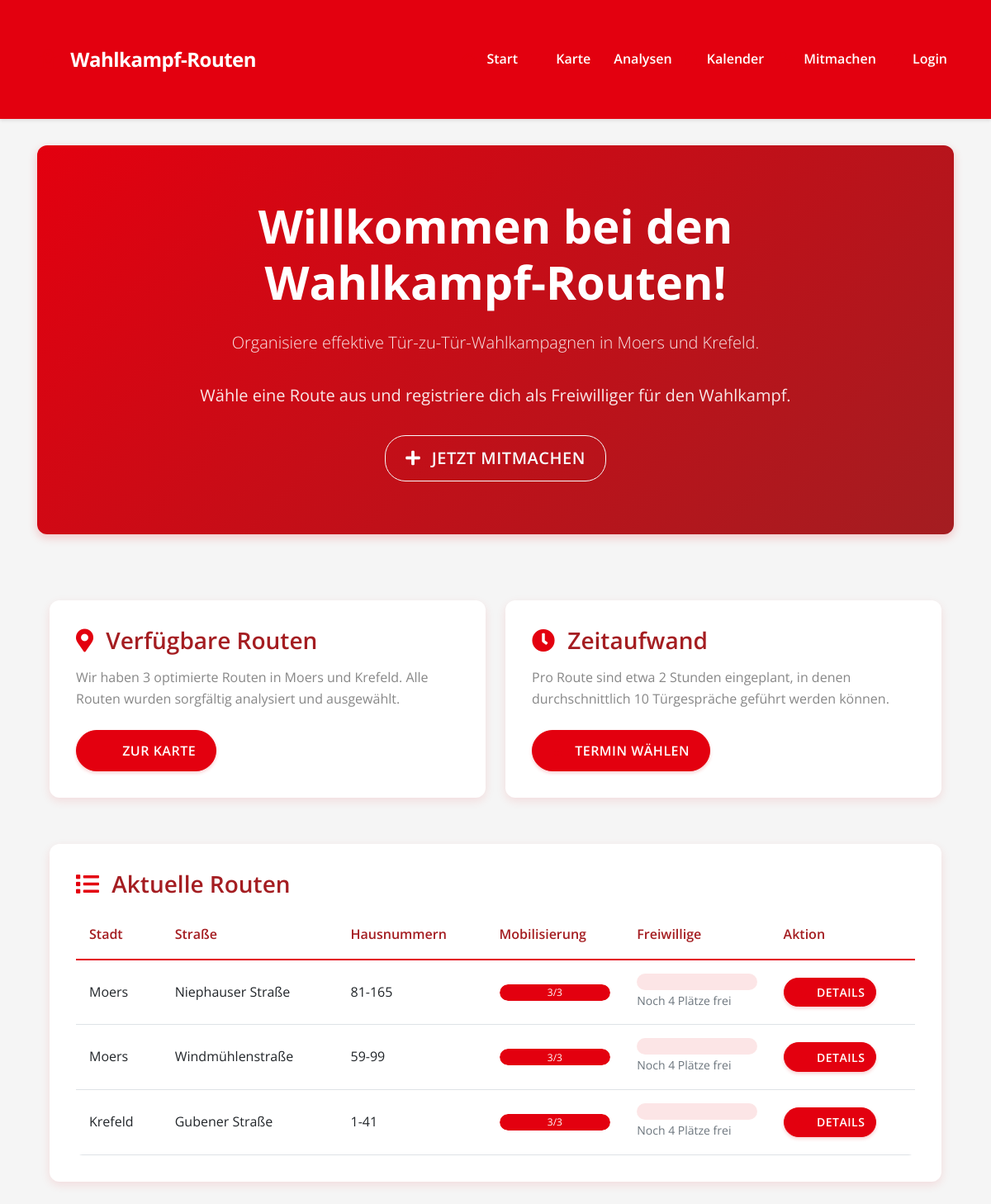
The page / on the database its author committed.
### models.py (models this page shows)
class Route(db.Model):
    __tablename__ = 'route'
    id = db.Column(db.Integer, primary_key=True)
    city = db.Column(db.String(100), nullable=False)
    street = db.Column(db.String(200), nullable=False)
    house_numbers = db.Column(db.String(50), nullable=False)
    mobilization_index = db.Column(db.Integer, nullable=False)
    conviction_index = db.Column(db.Integer, nullable=False)
    households = db.Column(db.Integer)
    rental_percentage = db.Column(db.Float)
    lat = db.Column(db.Float, nullable=False)
    lon = db.Column(db.Float, nullable=False)
    meeting_point = db.Column(db.String(500))
    meeting_point_lat = db.Column(db.Float)
    meeting_point_lon = db.Column(db.Float)
    registrations = db.relationship('RouteRegistration', backref='route', lazy=True)
    max_volunteers = db.Column(db.Integer, default=4)
    is_active = db.Column(db.Boolean, default=True)
    def get_registration_stats(self):
        active_registrations = len([r for r in self.registrations if r.status != 'abgesagt'])
        return {
            'current': active_registrations,
            'maximum': self.max_volunteers,
            'percentage': (active_registrations / self.max_volunteers) * 100 if self.max_volunteers > 0 else 0,
            'available_slots': max(0, self.max_volunteers - active_registrations)
        }

### app.py (the view)
@app.route('/')
def index():
    routes = Route.query.all()
    return render_template('index.html', routes=routes)

### templates/index.html (shortened to what this page needs)
{% extends "base.html" %}
{% block content %}
<div class="hero-section text-center">
    <h1>Willkommen bei den<br>Wahlkampf-Routen!</h1>
    <p class="lead">Organisiere effektive Tür-zu-Tür-Wahlkampagnen in Moers und Krefeld.</p>
    <p>Wähle eine Route aus und registriere dich als Freiwilliger für den Wahlkampf.</p>
    <a href="{{ url_for('register') }}" class="btn btn-outline-light btn-lg">
        <i class="fas fa-plus"></i> Jetzt mitmachen
    </a>
</div>
<div class="container">
    <div class="row">
        <div class="col-md-6">
            <div class="feature-card">
                <h3><i class="fas fa-map-marker-alt"></i> Verfügbare Routen</h3>
                <p>Wir haben {{ routes|length }} optimierte Routen in Moers und Krefeld. Alle Routen wurden sorgfältig analysiert und ausgewählt.</p>
                <a href="{{ url_for('map_view') }}" class="btn btn-primary">
                    <i class="fas fa-map"></i> Zur Karte
                </a>
            </div>
        </div>
        <div class="col-md-6">
            <div class="feature-card">
                <h3><i class="fas fa-clock"></i> Zeitaufwand</h3>
                <p>Pro Route sind etwa 2 Stunden eingeplant, in denen durchschnittlich 10 Türgespräche geführt werden können.</p>
                <a href="{{ url_for('register') }}" class="btn btn-primary">
                    <i class="fas fa-calendar-alt"></i> Termin wählen
                </a>
            </div>
        </div>
    </div>
    <div class="row mt-4">
        <div class="col-12">
            <div class="feature-card">
                <h3><i class="fas fa-list"></i> Aktuelle Routen</h3>
                <div class="table-responsive">
                    <table class="table">
                        <thead>
                            <tr>
                                <th>Stadt</th>
                                <th>Straße</th>
                                <th>Hausnummern</th>
                                <th>Mobilisierung</th>
                                <th>Freiwillige</th>
                                <th>Aktion</th>
                            </tr>
                        </thead>
                        <tbody>
                            {% for route in routes %}
                            <tr>
                                <td>{{ route.city }}</td>
                                <td>{{ route.street }}</td>
                                <td>{{ route.house_numbers }}</td>
                                <td>
                                    <div class="progress">
                                        {% set width = (route.mobilization_index/3*100)|round %}
                                        <div class="progress-bar bg-spd"
                                             role="progressbar"
                                             style="width: {{ width }}%"
                                             aria-valuenow="{{ width }}"
                                             aria-valuemin="0"
                                             aria-valuemax="100">
                                            {{ route.mobilization_index }}/3
                                        </div>
                                    </div>
                                </td>
                                <td>
                                    {% set stats = route.get_registration_stats() %}
                                    <div class="progress" style="height: 20px;">
                                        {% set width = stats.percentage|round %}
                                    </div>
                                    {% if stats.available_slots > 0 %}
                                        <small class="text-muted">Noch {{ stats.available_slots }} Plätze frei</small>
                                    {% else %}
                                        <small class="text-danger">Keine Plätze mehr verfügbar</small>
                                    {% endif %}
                                </td>
                                <td>
                                    <a href="{{ url_for('route_detail', route_id=route.id) }}"
                                       class="btn btn-primary btn-sm">
                                        <i class="fas fa-info-circle"></i> Details
                                    </a>
                                </td>
                            </tr>
                            {% endfor %}
                        </tbody>
                    </table>
                </div>
            </div>
        </div>
    </div>
</div>
{% endblock %}

### templates/base.html (shortened to what this page needs)
<!DOCTYPE html>
<html lang="de">
<head>
    <link href="https://cdn.jsdelivr.net/npm/bootstrap@5.1.3/dist/css/bootstrap.min.css" rel="stylesheet">
    <link href="https://cdnjs.cloudflare.com/ajax/libs/font-awesome/5.15.4/css/all.min.css" rel="stylesheet">
</head>
<body>
    <nav class="navbar navbar-expand-lg navbar-dark">
        <div class="container">
            <a class="navbar-brand" href="{{ url_for('index') }}">
                <i class="fas fa-map-marked-alt"></i> Wahlkampf-Routen
            </a>
            <div class="collapse navbar-collapse" id="navbarNav">
                <ul class="navbar-nav ms-auto">
                    <li class="nav-item">
                        <a class="nav-link" href="{{ url_for('index') }}">
                            <i class="fas fa-home"></i> Start
                        </a>
                    </li>
                    <li class="nav-item">
                        <a class="nav-link" href="{{ url_for('map_view') }}">
                            <i class="fas fa-map"></i> Karte
                        </a>
                    </li>
                    <li class="nav-item">
                        <a class="nav-link" href="{{ url_for('route_analysis') }}">
                             Analysen
                        </a>
                    </li>
                    <li class="nav-item">
                        <a class="nav-link" href="{{ url_for('calendar') }}">
                            <i class="fas fa-calendar-alt"></i> Kalender
                        </a>
                    </li>
                    <li class="nav-item">
                        <a class="nav-link" href="{{ url_for('register') }}">
                            <i class="fas fa-user-plus"></i> Mitmachen
                        </a>
                    </li>
                    {% if current_user.is_authenticated and current_user.is_admin %}
                    <li class="nav-item">
                        <a class="nav-link" href="{{ url_for('admin_panel') }}">
                            <i class="fas fa-shield-alt"></i> Admin
                        </a>
                    </li>
                    <li class="nav-item">
                        <a class="nav-link" href="{{ url_for('logout') }}">
                            <i class="fas fa-sign-out-alt"></i> Logout
                        </a>
                    </li>
                    {% else %}
                    <li class="nav-item">
                        <a class="nav-link" href="{{ url_for('login') }}">
                            <i class="fas fa-sign-in-alt"></i> Login
                        </a>
                    </li>
                    {% endif %}
                </ul>
            </div>
        </div>
    </nav>
    <div class="container fade-in">
        {% block content %}{% endblock %}
    </div>
</body>
</html>

### templates/base.html (style rules this page uses)
:root { --spd-red: #E3000F; --spd-dark-red: #A41D21; --spd-gray: #878787; --spd-light-gray: #f5f5f5; --spd-white: #ffffff; }
body { background-color: var(--spd-light-gray); font-family: 'Open Sans', -apple-system, BlinkMacSystemFont, "Segoe UI", Roboto, "Helvetica Neue", Arial, sans-serif; color: #333; line-height: 1.6; }
.navbar { background-color: var(--spd-red); padding: 1rem 0; box-shadow: 0 2px 4px rgba(0, 0, 0, 0.1); }
.navbar-brand { color: var(--spd-white) !important; font-weight: 700; font-size: 1.5rem; letter-spacing: -0.5px; }
.navbar-nav .nav-link { color: var(--spd-white) !important; font-weight: 600; padding: 0.5rem 1rem; transition: all 0.3s ease; border-radius: 20px; }
.container { padding: 2rem 15px; }
.btn-primary { background-color: var(--spd-red); border-color: var(--spd-red); border-radius: 25px; padding: 0.75rem 1.5rem; font-weight: 600; text-transform: uppercase; letter-spacing: 0.5px; transition: all 0.3s ease; box-shadow: 0 2px 4px rgba(227, 0, 15, 0.2); }
.progress { height: 10px; border-radius: 5px; background-color: rgba(227, 0, 15, 0.1); margin-bottom: 0.5rem; }
.progress-bar { background-color: var(--spd-red); border-radius: 5px; transition: width 0.3s ease; }
.table th { font-weight: 600; color: var(--spd-dark-red); border-bottom: 2px solid var(--spd-red); }
.table td { vertical-align: middle; }
.fade-in { animation: fadeIn 0.5s ease-out forwards; }

### templates/index.html (style rules this page uses)
:root { --spd-red: #E3000F; --spd-dark-red: #A41D21; --spd-gray: #878787; --spd-light-gray: #f5f5f5; --spd-white: #ffffff; }
body { background-color: var(--spd-light-gray); }
.hero-section { background: linear-gradient(135deg, var(--spd-red) 0%, var(--spd-dark-red) 100%); color: var(--spd-white); padding: 4rem 2rem; border-radius: 12px; margin-bottom: 3rem; box-shadow: 0 4px 12px rgba(227, 0, 15, 0.2); }
.hero-section h1 { font-size: 3.5rem; font-weight: 700; margin-bottom: 1.5rem; }
.hero-section p { font-size: 1.25rem; opacity: 0.9; margin-bottom: 2rem; }
.feature-card { background: var(--spd-white); border-radius: 12px; padding: 2rem; margin-bottom: 2rem; border: none; box-shadow: 0 4px 12px rgba(227, 0, 15, 0.1); transition: transform 0.3s, box-shadow 0.3s; }
.feature-card h3 { color: var(--spd-dark-red); margin-bottom: 1rem; font-weight: 600; }
.feature-card p { color: var(--spd-gray); margin-bottom: 1.5rem; }
.btn-primary { background-color: var(--spd-red); border-color: var(--spd-red); border-radius: 25px; padding: 0.75rem 1.5rem; font-weight: 600; text-transform: uppercase; letter-spacing: 0.5px; transition: all 0.3s; }
.btn-outline-light { border-radius: 25px; padding: 0.75rem 1.5rem; font-weight: 600; text-transform: uppercase; letter-spacing: 0.5px; transition: all 0.3s; }
.fas { color: var(--spd-red); margin-right: 0.5rem; }
.hero-section .fas { color: var(--spd-white); }
.table { margin-bottom: 0; }
.table th { border-top: none; color: var(--spd-dark-red); font-weight: 600; padding: 1rem; }
.table td { vertical-align: middle; padding: 1rem; }
.progress { height: 20px; background-color: rgba(227, 0, 15, 0.1); border-radius: 10px; margin-bottom: 0; }
.progress-bar { background-color: var(--spd-red); border-radius: 10px; }
.btn-sm { padding: 0.4rem 0.8rem; font-size: 0.875rem; }
.table-responsive { border-radius: 8px; background-color: var(--spd-white); }
.bg-primary, .bg-success, .bg-spd { background-color: var(--spd-red) !important; }

### rows shown on the page
Route: city "Moers", street "Niephauser Straße", house_numbers "81-165", {{ width }} 100.0 (drawn), mobilization_index "3", available_slots "4"
Route: city "Moers", street "Windmühlenstraße", house_numbers "59-99", {{ width }} 100.0 (drawn), mobilization_index "3", available_slots "4"
Route: city "Krefeld", street "Gubener Straße", house_numbers "1-41", {{ width }} 100.0 (drawn), mobilization_index "3", available_slots "4"

### other values the page prints
{{ routes|length }} "3"
